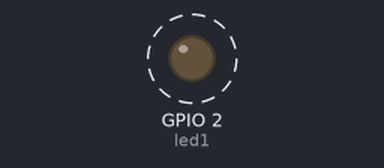
Simulated run of this program. Board: ESP32 board running MicroPython. On the bench: output pins drawn as LEDs (lit = HIGH). Dashed ring = blinking. What the program prints to the serial console is not drawn.

Above: at 0.5 s.
Timing chart, 0 to 4.6 s (numbered marks = the images above):
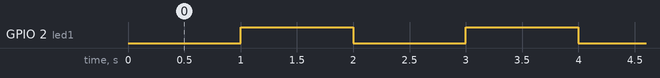

The program:

blink_timer.py
```python
import machine

led1 = machine.Pin(2, machine.Pin.OUT)

counter = 0

def callback_function(t):
    global counter
    counter = counter + 1
    print(counter)
    led1.value(counter % 2)

timer1 = machine.Timer(-1)
timer1.init(period=1000, mode=machine.Timer.PERIODIC, callback=callback_function)

print("program execution ends here, but the timer continues")
```

Measured:
- by itself, GPIO 2 (led1): alternates HIGH for 1.0 s and LOW for 1.0 s
